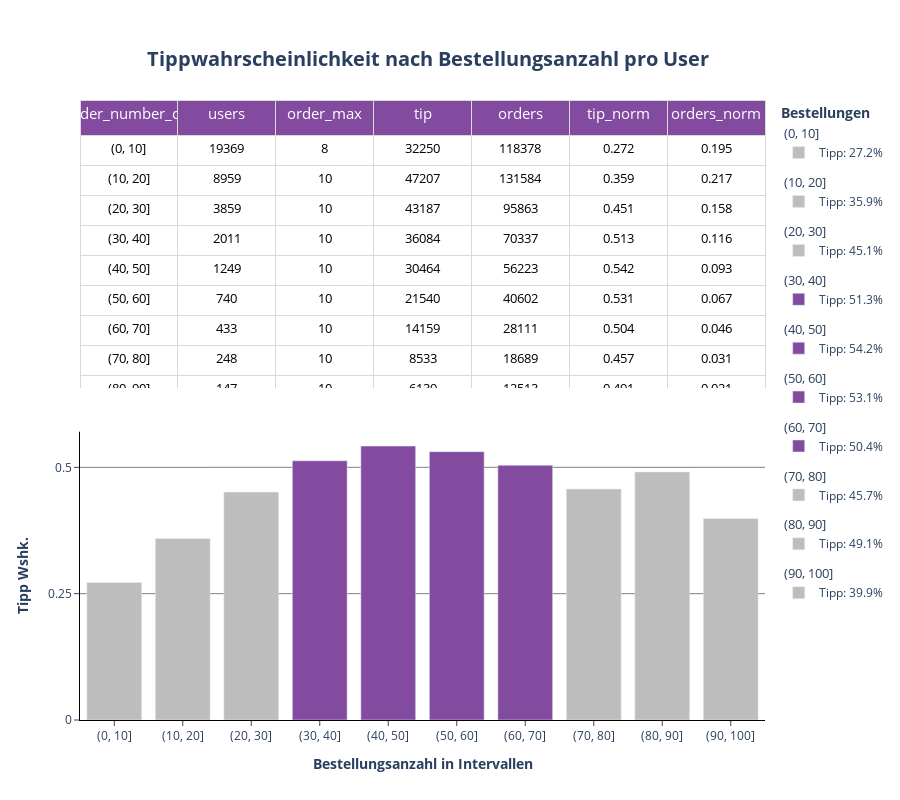

The code cell stored with this chart in its notebook:
### Markdown cell above
**Plotten Trinkgeldwahrscheinlichkeit nach Bestellungsanzahl pro User**

### Code cell
# Plot P3: order_number 

fig = make_subplots(cols= 1, rows=2, specs= [[dict(type= "table")], [dict(type= "bar")]], vertical_spacing= 0.07)

fig.add_trace(
  go.Table(
    columnorder= [1, 2, 3, 4, 5, 6, 7],
    columnwidth= [1, 1, 1, 1, 1, 1, 1],
    header=dict(
        values= list(df_order_number3.columns),
        fill_color= px.colors.sequential.Purpor[5],
        line_color= px.colors.sequential.Greys[2],
        font= dict(color= "white", size=15),
        height= 35
        ),
    cells=dict(
        values= df_order_number3.T.values,
        fill_color= "white",
        line_color= px.colors.sequential.Greys[2],
        font= dict(color= "black", size=13),
        align= "center",
        height= 30
        )
    ),
    col= 1,
    row= 1
)


for interval in df_order_number3.order_number_cut.unique():

 if 0.5 <= df_order_number3.loc[df_order_number3.order_number_cut == interval].tip_norm.values:
  color = px.colors.sequential.Purpor[5]

  fig.add_trace(
   go.Bar(
    x= df_order_number3.loc[df_order_number3.order_number_cut == interval].order_number_cut.values,
    y= df_order_number3.loc[df_order_number3.order_number_cut == interval].tip_norm.values,
    name= f"Tipp: {(df_order_number3.loc[df_order_number3.order_number_cut == interval].tip_norm.values[0] * 100).round(2)}%",
    showlegend= True,
    marker= dict(color= color),
    width= 0.8,
    legendgroup= f"{interval}",
    legendgrouptitle_text = f"{interval}",
    hovertemplate = f"<b>{interval}</b><br><br>" +
        "Tipp: %{y:.0%}<br>" +
        "<extra></extra>",
   ),
  )

 else:
  color = px.colors.sequential.Greys[3]

  fig.add_trace(
   go.Bar(
    x= df_order_number3.loc[df_order_number3.order_number_cut == interval].order_number_cut.values,
    y= df_order_number3.loc[df_order_number3.order_number_cut == interval].tip_norm.values,
    name= f"Tipp: {(df_order_number3.loc[df_order_number3.order_number_cut == interval].tip_norm.values[0] * 100).round(2)}%",
    showlegend= True,
    marker= dict(color= color),
    width= 0.8,
    legendgroup= f"{interval}",
    legendgrouptitle_text = f"{interval}",
    hovertemplate = f"<b>{interval}</b><br><br>" +
        "Tipp: %{y:.0%}<br>" +
        "<extra></extra>",
   ),
  )

fig.update_layout(title= dict(text= "<b>Tippwahrscheinlichkeit nach Bestellungsanzahl pro User</b>", font_size= 20, xanchor= "center", yanchor= "top", y=0.935, x=0.475), legend_title_text = "<b>Bestellungen</b>", height= 800)
fig.update_xaxes(title_text="<b>Bestellungsanzahl in Intervallen</b>", ticks= "outside", col= 1, row= 2, showline= True)
fig.update_yaxes(title_text="<b>Tipp Wshk.</b>", ticks= "outside", showgrid= True, gridcolor= "grey", col= 1, row= 2, showline= True, tickvals= [0, 0.25, 0.5, 0.75])
fig.update_layout(plot_bgcolor= "white", xaxis= dict(linecolor= "black"), yaxis= dict(linecolor= "black"))

fig.show()

### Figure 1 — Plotly figure (JSON) as saved in the notebook; plotly's stock layout.template omitted (floating-point values rounded to 4 significant figures)
{"data": [{"cells": {"align": "center", "fill": {"color": "white"}, "font": {"color": "black", "size": 13}, "height": 30, "line": {"color": "rgb(217,217,217)"}, "values": [["(0, 10]", "(10, 20]", "(20, 30]", "(30, 40]", "(40, 50]", "(50, 60]", "(60, 70]", "(70, 80]", "(80, 90]", "(90, 100]"], [19369, 8959, 3859, 2011, 1249, 740, 433, 248, 147, 352], [8, 10, 10, 10, 10, 10, 10, 10, 10, 10], [32250, 47207, 43187, 36084, 30464, 21540, 14159, 8533, 6139, 13814], [118378, 131584, 95863, 70337, 56223, 40602, 28111, 18689, 12513, 34615], [0.272, 0.359, 0.451, 0.513, 0.542, 0.531, 0.504, 0.457, 0.491, 0.399], [0.195, 0.217, 0.158, 0.116, 0.093, 0.067, 0.046, 0.031, 0.021, 0.057]]}, "columnorder": [1, 2, 3, 4, 5, 6, 7], "columnwidth": [1, 1, 1, 1, 1, 1, 1], "domain": {"x": [0, 1], "y": [0.535, 1.0]}, "header": {"fill": {"color": "rgb(131, 75, 160)"}, "font": {"color": "white", "size": 15}, "height": 35, "line": {"color": "rgb(217,217,217)"}, "values": ["order_number_cut", "users", "order_max", "tip", "orders", "tip_norm", "orders_norm"]}, "type": "table"}, {"hovertemplate": "<b>(0, 10]</b><br><br>Tipp: %{y:.0%}<br><extra></extra>", "legendgroup": "(0, 10]", "legendgrouptitle": {"text": "(0, 10]"}, "marker": {"color": "rgb(189,189,189)"}, "name": "Tipp: 27.2%", "showlegend": true, "type": "bar", "width": 0.8, "x": ["(0, 10]"], "y": [0.272]}, {"hovertemplate": "<b>(10, 20]</b><br><br>Tipp: %{y:.0%}<br><extra></extra>", "legendgroup": "(10, 20]", "legendgrouptitle": {"text": "(10, 20]"}, "marker": {"color": "rgb(189,189,189)"}, "name": "Tipp: 35.9%", "showlegend": true, "type": "bar", "width": 0.8, "x": ["(10, 20]"], "y": [0.359]}, {"hovertemplate": "<b>(20, 30]</b><br><br>Tipp: %{y:.0%}<br><extra></extra>", "legendgroup": "(20, 30]", "legendgrouptitle": {"text": "(20, 30]"}, "marker": {"color": "rgb(189,189,189)"}, "name": "Tipp: 45.1%", "showlegend": true, "type": "bar", "width": 0.8, "x": ["(20, 30]"], "y": [0.451]}, {"hovertemplate": "<b>(30, 40]</b><br><br>Tipp: %{y:.0%}<br><extra></extra>", "legendgroup": "(30, 40]", "legendgrouptitle": {"text": "(30, 40]"}, "marker": {"color": "rgb(131, 75, 160)"}, "name": "Tipp: 51.3%", "showlegend": true, "type": "bar", "width": 0.8, "x": ["(30, 40]"], "y": [0.513]}, {"hovertemplate": "<b>(40, 50]</b><br><br>Tipp: %{y:.0%}<br><extra></extra>", "legendgroup": "(40, 50]", "legendgrouptitle": {"text": "(40, 50]"}, "marker": {"color": "rgb(131, 75, 160)"}, "name": "Tipp: 54.2%", "showlegend": true, "type": "bar", "width": 0.8, "x": ["(40, 50]"], "y": [0.542]}, {"hovertemplate": "<b>(50, 60]</b><br><br>Tipp: %{y:.0%}<br><extra></extra>", "legendgroup": "(50, 60]", "legendgrouptitle": {"text": "(50, 60]"}, "marker": {"color": "rgb(131, 75, 160)"}, "name": "Tipp: 53.1%", "showlegend": true, "type": "bar", "width": 0.8, "x": ["(50, 60]"], "y": [0.531]}, {"hovertemplate": "<b>(60, 70]</b><br><br>Tipp: %{y:.0%}<br><extra></extra>", "legendgroup": "(60, 70]", "legendgrouptitle": {"text": "(60, 70]"}, "marker": {"color": "rgb(131, 75, 160)"}, "name": "Tipp: 50.4%", "showlegend": true, "type": "bar", "width": 0.8, "x": ["(60, 70]"], "y": [0.504]}, {"hovertemplate": "<b>(70, 80]</b><br><br>Tipp: %{y:.0%}<br><extra></extra>", "legendgroup": "(70, 80]", "legendgrouptitle": {"text": "(70, 80]"}, "marker": {"color": "rgb(189,189,189)"}, "name": "Tipp: 45.7%", "showlegend": true, "type": "bar", "width": 0.8, "x": ["(70, 80]"], "y": [0.457]}, {"hovertemplate": "<b>(80, 90]</b><br><br>Tipp: %{y:.0%}<br><extra></extra>", "legendgroup": "(80, 90]", "legendgrouptitle": {"text": "(80, 90]"}, "marker": {"color": "rgb(189,189,189)"}, "name": "Tipp: 49.1%", "showlegend": true, "type": "bar", "width": 0.8, "x": ["(80, 90]"], "y": [0.491]}, {"hovertemplate": "<b>(90, 100]</b><br><br>Tipp: %{y:.0%}<br><extra></extra>", "legendgroup": "(90, 100]", "legendgrouptitle": {"text": "(90, 100]"}, "marker": {"color": "rgb(189,189,189)"}, "name": "Tipp: 39.9%", "showlegend": true, "type": "bar", "width": 0.8, "x": ["(90, 100]"], "y": [0.399]}], "layout": {"height": 800, "legend": {"title": {"text": "<b>Bestellungen</b>"}}, "plot_bgcolor": "white", "title": {"font": {"size": 20}, "text": "<b>Tippwahrscheinlichkeit nach Bestellungsanzahl pro User</b>", "x": 0.475, "xanchor": "center", "y": 0.935, "yanchor": "top"}, "xaxis": {"anchor": "y", "domain": [0, 1], "linecolor": "black", "showline": true, "ticks": "outside", "title": {"text": "<b>Bestellungsanzahl in Intervallen</b>"}}, "yaxis": {"anchor": "x", "domain": [0, 0.465], "gridcolor": "grey", "linecolor": "black", "showgrid": true, "showline": true, "ticks": "outside", "tickvals": [0, 0.25, 0.5, 0.75], "title": {"text": "<b>Tipp Wshk.</b>"}}}}
